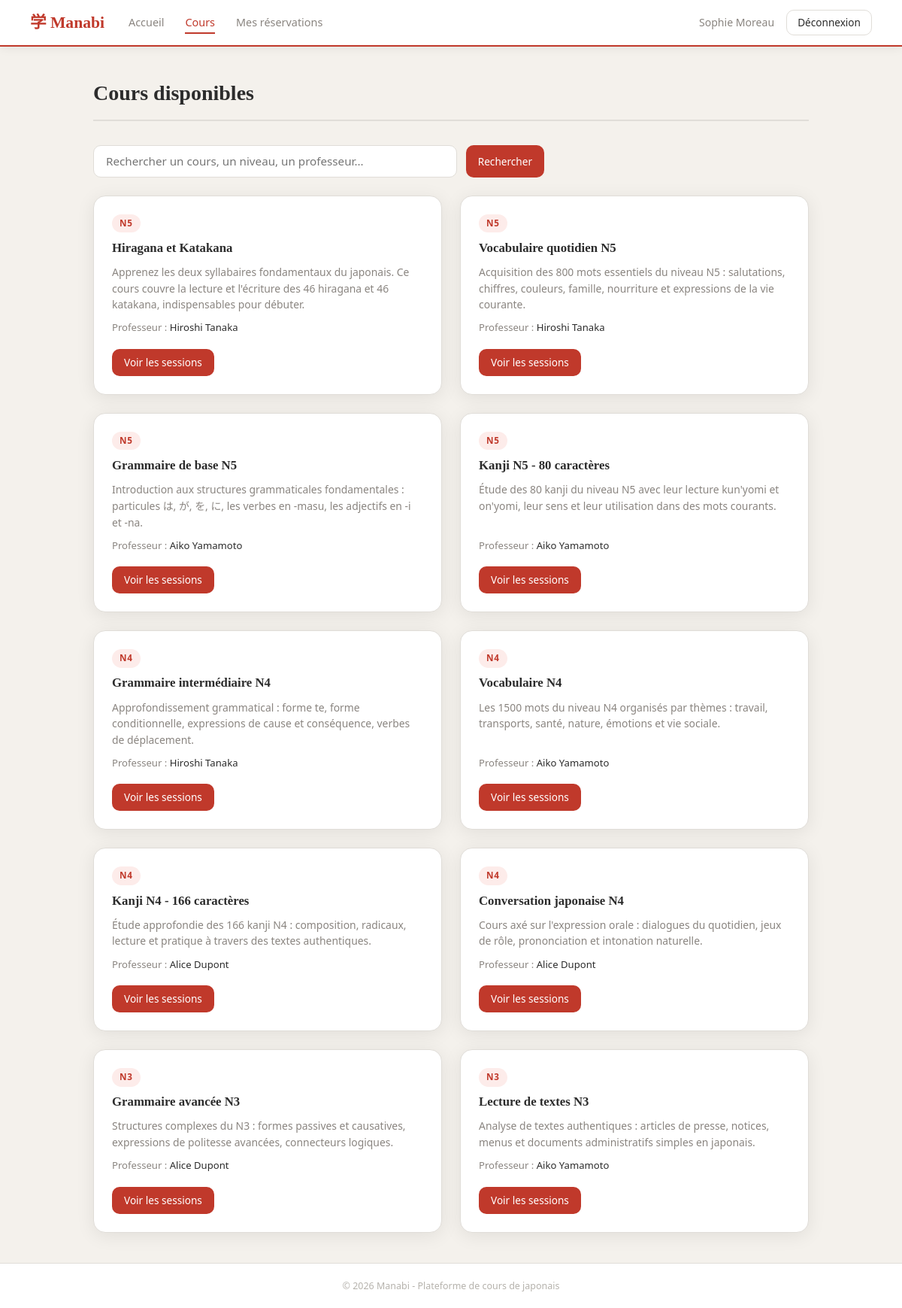
Page /index.php?page=cours (signed in) on the committed database.
### tables this page shows
CREATE TABLE `cours` (
  `id` int(11) NOT NULL,
  `intitule` varchar(100) NOT NULL,
  `niveau` varchar(5) DEFAULT NULL,
  `prof_id` int(11) NOT NULL,
  `description` text DEFAULT NULL
);

CREATE TABLE `users` (
  `id` int(11) NOT NULL,
  `nom` varchar(50) NOT NULL,
  `prenom` varchar(50) NOT NULL,
  `email` varchar(100) NOT NULL,
  `password` varchar(255) NOT NULL,
  `role` enum('admin','professeur','eleve') NOT NULL
);

### models/cours.php (called while the page is built, shortened)
<?php
require_once __DIR__ . '/../config/database.php';
function getAllCours(){
    global $pdo;
    $stmt = $pdo->query("SELECT cours.*, users.nom, users.prenom FROM cours JOIN users ON cours.prof_id = users.id");
    return $stmt->fetchAll();
}

### views/cours_list.php (the view, shortened to what this page needs)
<?php require_once __DIR__ . '/layout/header.php'; ?>
    <h2 class="page-titre">Cours disponibles</h2>
    <form method="GET" action="index.php" class="recherche-wrapper">
        <input
                type="text"
                name="recherche"
                class="recherche-input"
                placeholder="Rechercher un cours, un niveau, un professeur..."
                value="<?= htmlspecialchars($recherche) ?>"
        >
        <button type="submit" class="btn-reserver">Rechercher</button>
    </form>
<?php if (empty($cours)) : ?>
    <p style="color: var(--couleur-muted);">Aucun cours ne correspond à votre recherche.</p>
<?php else : ?>
    <div class="cours-grid">
        <?php foreach ($cours as $unCours) : ?>
            <div class="cours-card">
                <span class="cours-card-niveau"><?= $unCours['niveau'] ?></span>
                <h3><?= $unCours['intitule'] ?></h3>
                <p class="cours-card-description"><?= $unCours['description'] ?></p>
                <p class="cours-card-prof">Professeur : <span><?= $unCours['prenom'] . ' ' . $unCours['nom'] ?></span></p>
                <a href="index.php?page=cours&id=<?= $unCours['id'] ?>" class="cours-card-lien">Voir les sessions</a>
            </div>
        <?php endforeach; ?>
    </div>
<?php endif; ?>
<?php require_once __DIR__ . '/layout/footer.php'; ?>

### index.php (shortened to what this page needs)
<?php
$page = isset($_GET['page']) ? $_GET['page'] : 'register';
switch ($page) {
    case 'cours':
        require_once 'controllers/cours_controller.php';
        break;
}

### controllers/cours_controller.php (shortened to what this page needs)
<?php
require_once __DIR__ . '/../models/cours.php';
if (!isset($_GET['id'])) {
    if (!empty($_GET['recherche'])) {
        $cours = searchCours($_GET['recherche']);
    } else {
        $cours = getAllCours();
    }
    $recherche = $_GET['recherche'] ?? '';
    require_once __DIR__ . '/../views/cours_list.php';
}

### views/layout/header.php (shortened to what this page needs)
<!DOCTYPE html>
<html lang="fr">
<head>
    <link rel="stylesheet" href="../assets/css/style.css">
</head>
<body>
<?php if (isset($_SESSION['id_user'])): ?>
    <nav class="navbar">
        <div class="navbar-brand">
            <a href="index.php?page=dashboard">学 Manabi</a>
        </div>
        <ul class="navbar-links">
            <li><a href="index.php?page=dashboard"   <?= ($_GET['page'] ?? '') === 'dashboard'    ? 'class="active"' : '' ?>>Accueil</a></li>
            <li><a href="index.php?page=cours"        <?= ($_GET['page'] ?? '') === 'cours'         ? 'class="active"' : '' ?>>Cours</a></li>
            <li><a href="index.php?page=reservations" <?= ($_GET['page'] ?? '') === 'reservations'  ? 'class="active"' : '' ?>>Mes réservations</a></li>
        </ul>
        <div class="navbar-user">
            <span>
                <?= htmlspecialchars($_SESSION['prenom'] . ' ' . $_SESSION['nom']) ?>
            </span>
            <a href="index.php?page=logout" class="btn-logout">Déconnexion</a>
        </div>
    </nav>
<?php endif; ?>
<main class="container">

### views/layout/footer.php
</main>
<footer class="footer">
    <p>&copy; <?= date('Y') ?> Manabi - Plateforme de cours de japonais</p>
</footer>
</body>
</html>

### assets/css/style.css (style rules this page uses)
:root { --couleur-principale: #c0392b; --couleur-sombre: #922b21; --couleur-texte: #2c2c2c; --couleur-fond: #f4f1ec; --couleur-blanc: #ffffff; --couleur-bordure: #e0ddd8; --couleur-erreur-bg: #fdecea; --couleur-erreur: #c0392b; --couleur-muted: #8a8580; --font-titre: 'Noto Serif JP', Georgia, serif; --font-corps: 'DM Sans', 'Segoe UI', sans-serif; --radius: 10px; --radius-lg: 16px; --ombre: 0 2px 12px rgba(0,0,0,0.07); --ombre-card: 0 4px 24px rgba(0,0,0,0.08); }
*, *::before, *::after { box-sizing: border-box; margin: 0; padding: 0; }
body { font-family: var(--font-corps); background-color: var(--couleur-fond); color: var(--couleur-texte); line-height: 1.6; min-height: 100vh; display: flex; flex-direction: column; }
a { color: var(--couleur-principale); text-decoration: none; }
.navbar { background-color: var(--couleur-blanc); border-bottom: 2px solid var(--couleur-principale); padding: 0 2.5rem; display: flex; align-items: center; gap: 2rem; height: 62px; box-shadow: var(--ombre); }
.navbar-brand a { font-family: var(--font-titre); font-size: 1.35rem; font-weight: 600; color: var(--couleur-principale); text-decoration: none; }
.navbar-links { list-style: none; display: flex; gap: 1.75rem; flex: 1; }
.navbar-links a { color: var(--couleur-muted); font-size: 0.9rem; font-weight: 500; padding: 4px 0; border-bottom: 2px solid transparent; transition: border-color 0.2s, color 0.2s; text-decoration: none; }
.navbar-links a:hover, .navbar-links a.active { color: var(--couleur-principale); border-bottom-color: var(--couleur-principale); }
.navbar-user { display: flex; align-items: center; gap: 1rem; font-size: 0.88rem; color: var(--couleur-muted); }
.btn-logout { background: none; border: 1px solid var(--couleur-bordure); border-radius: var(--radius); padding: 5px 14px; font-size: 0.85rem; font-family: var(--font-corps); color: var(--couleur-texte); cursor: pointer; transition: background 0.2s, border-color 0.2s; text-decoration: none; }
.container { max-width: 1000px; margin: 0 auto; padding: 2.5rem 1.5rem; flex: 1; }
.page-titre { font-family: var(--font-titre); font-size: 1.75rem; font-weight: 600; margin-bottom: 2rem; padding-bottom: 0.75rem; border-bottom: 2px solid var(--couleur-bordure); }
.cours-grid { display: grid; grid-template-columns: repeat(2, 1fr); gap: 1.5rem; }
.cours-card { background: var(--couleur-blanc); border-radius: var(--radius-lg); box-shadow: var(--ombre-card); padding: 1.5rem; border: 1px solid var(--couleur-bordure); display: flex; flex-direction: column; gap: 0.6rem; transition: transform 0.2s, box-shadow 0.2s; }
.cours-card-niveau { display: inline-block; background: #fdecea; color: var(--couleur-principale); font-size: 0.73rem; font-weight: 600; letter-spacing: 0.06em; padding: 3px 10px; border-radius: 20px; align-self: flex-start; }
.cours-card h3 { font-family: var(--font-titre); font-size: 1.05rem; font-weight: 600; line-height: 1.35; }
.cours-card-description { font-size: 0.87rem; color: var(--couleur-muted); line-height: 1.55; flex: 1; }
.cours-card-prof { font-size: 0.82rem; color: var(--couleur-muted); }
.cours-card-prof span { font-weight: 500; color: var(--couleur-texte); }
.cours-card-lien { display: inline-block; margin-top: 0.5rem; background: var(--couleur-principale); color: var(--couleur-blanc); padding: 7px 16px; border-radius: var(--radius); font-size: 0.85rem; font-weight: 500; transition: background 0.2s; align-self: flex-start; text-decoration: none; }
.btn-reserver { background: var(--couleur-principale); color: var(--couleur-blanc); border: none; border-radius: var(--radius); padding: 6px 16px; font-size: 0.85rem; font-family: var(--font-corps); font-weight: 500; cursor: pointer; transition: background 0.2s; }
.recherche-wrapper { display: flex; gap: 0.75rem; margin-bottom: 1.5rem; max-width: 600px; }
.recherche-input { flex: 1; padding: 0.65rem 1rem; border: 1px solid var(--couleur-bordure); border-radius: var(--radius); font-family: var(--font-corps); font-size: 0.95rem; background: var(--couleur-blanc); outline: none; transition: border-color 0.2s, box-shadow 0.2s; }
.footer { text-align: center; padding: 1.25rem; font-size: 0.78rem; color: #b5b2ac; border-top: 1px solid var(--couleur-bordure); background: var(--couleur-blanc); }

### rows in the picture
cours: niveau "N5", intitule "Hiragana et Katakana", description "Apprenez les deux syllabaires fondamentaux du japonais. Ce cours couvre la lecture et l'écriture des 46 hiragana et 46 katakana, indispensables pour débuter.", prof.prenom "Hiroshi", prof.nom "Tanaka"
cours: niveau "N5", intitule "Vocabulaire quotidien N5", description "Acquisition des 800 mots essentiels du niveau N5 : salutations, chiffres, couleurs, famille, nourriture et expressions de la vie courante.", prof.prenom "Hiroshi", prof.nom "Tanaka"
cours: niveau "N5", intitule "Grammaire de base N5", description "Introduction aux structures grammaticales fondamentales : particules は, が, を, に, les verbes en -masu, les adjectifs en -i et -na.", prof.prenom "Aiko", prof.nom "Yamamoto"
cours: niveau "N5", intitule "Kanji N5 - 80 caractères", description "Étude des 80 kanji du niveau N5 avec leur lecture kun'yomi et on'yomi, leur sens et leur utilisation dans des mots courants.", prof.prenom "Aiko", prof.nom "Yamamoto"
cours: niveau "N4", intitule "Grammaire intermédiaire N4", description "Approfondissement grammatical : forme te, forme conditionnelle, expressions de cause et conséquence, verbes de déplacement.", prof.prenom "Hiroshi", prof.nom "Tanaka"
cours: niveau "N4", intitule "Vocabulaire N4", description "Les 1500 mots du niveau N4 organisés par thèmes : travail, transports, santé, nature, émotions et vie sociale.", prof.prenom "Aiko", prof.nom "Yamamoto"
cours: niveau "N4", intitule "Kanji N4 - 166 caractères", description "Étude approfondie des 166 kanji N4 : composition, radicaux, lecture et pratique à travers des textes authentiques.", prof.prenom "Alice", prof.nom "Dupont"
cours: niveau "N4", intitule "Conversation japonaise N4", description "Cours axé sur l'expression orale : dialogues du quotidien, jeux de rôle, prononciation et intonation naturelle.", prof.prenom "Alice", prof.nom "Dupont"
cours: niveau "N3", intitule "Grammaire avancée N3", description "Structures complexes du N3 : formes passives et causatives, expressions de politesse avancées, connecteurs logiques.", prof.prenom "Alice", prof.nom "Dupont"
cours: niveau "N3", intitule "Lecture de textes N3", description "Analyse de textes authentiques : articles de presse, notices, menus et documents administratifs simples en japonais.", prof.prenom "Aiko", prof.nom "Yamamoto"

### other values in the picture
$_SESSION['prenom'] . ' ' . $_SESSION['nom'] "Sophie Moreau"
